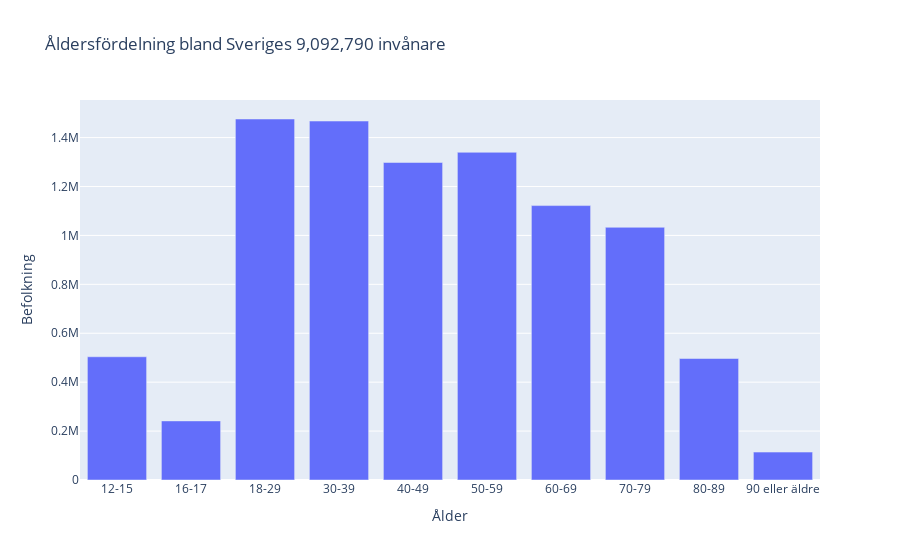

Write notebook code for a chart like this one.
### Code cell
# Uppgift 2.e

age = vaxx_data.groupby("Ålder")

ages = age["Befolkning"].sum()
ages_df = ages.reset_index()

total_population = ages_df["Befolkning"].sum()

fig = px.bar(ages_df, x="Ålder", y="Befolkning", title=f"Åldersfördelning bland Sveriges {total_population:,} invånare")
fig.show()

### Figure 1 — Plotly figure (JSON) as saved in the notebook; plotly's stock layout.template omitted (floating-point values rounded to 4 significant figures)
{"data": [{"alignmentgroup": "True", "hovertemplate": "Ålder=%{x}<br>Befolkning=%{y}<extra></extra>", "legendgroup": "", "marker": {"color": "#636efa", "pattern": {"shape": ""}}, "name": "", "offsetgroup": "", "orientation": "v", "showlegend": false, "textposition": "auto", "type": "bar", "x": ["12-15", "16-17", "18-29", "30-39", "40-49", "50-59", "60-69", "70-79", "80-89", "90 eller äldre"], "xaxis": "x", "y": [503831, 241539, 1475950, 1467590, 1298156, 1339798, 1121922, 1033113, 496750, 114141], "yaxis": "y"}], "layout": {"barmode": "relative", "legend": {"tracegroupgap": 0}, "title": {"text": "Åldersfördelning bland Sveriges 9,092,790 invånare"}, "xaxis": {"anchor": "y", "domain": [0, 1], "title": {"text": "Ålder"}}, "yaxis": {"anchor": "x", "domain": [0, 1], "title": {"text": "Befolkning"}}}}
